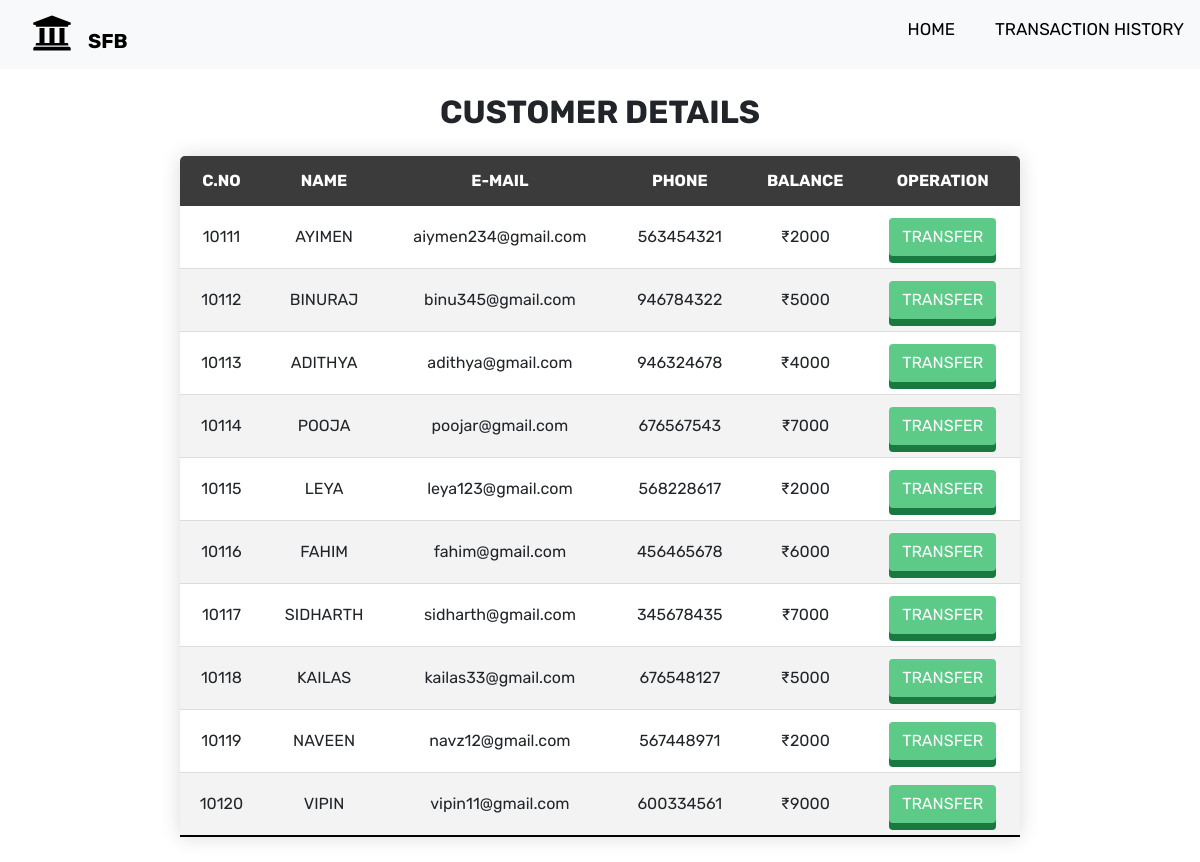
The app's page /usertable.php, older data.
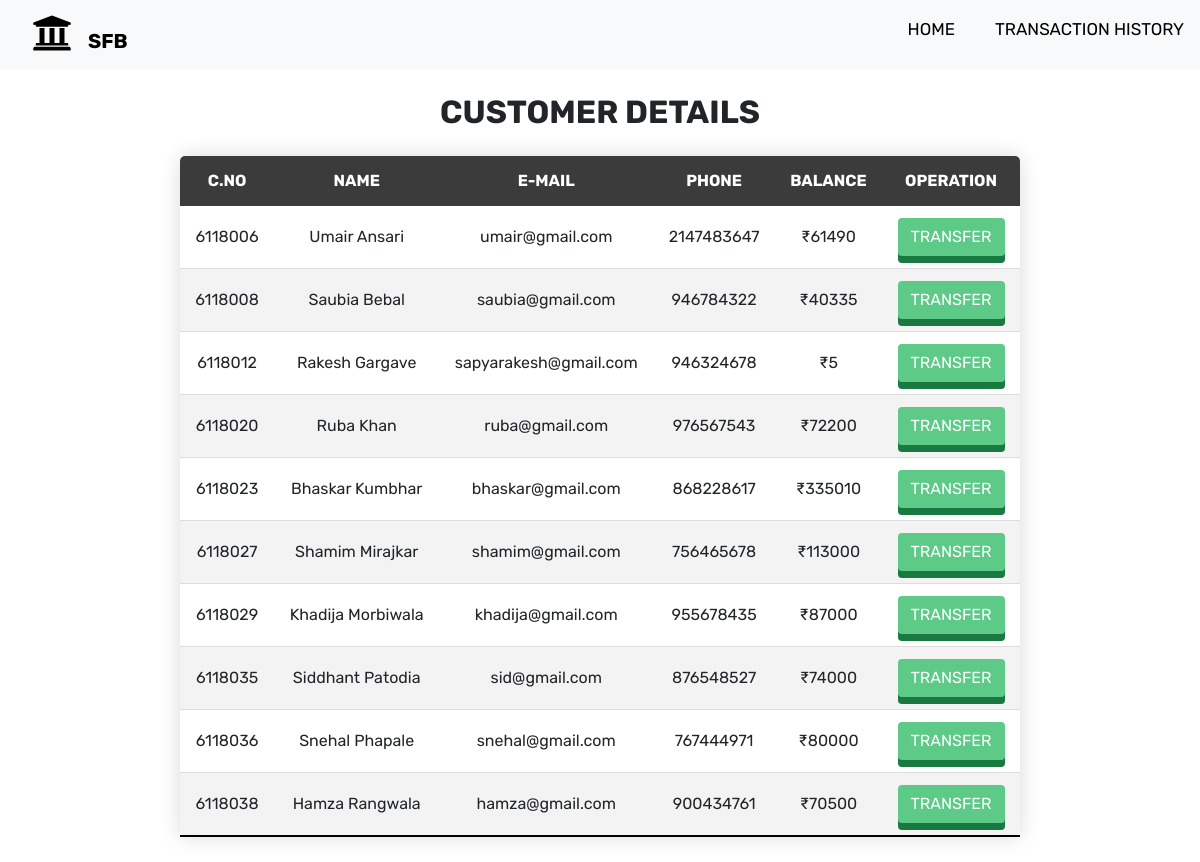
The same page, newer data.
### tables this page shows
CREATE TABLE `sparksusers` (
  `id` int(3) NOT NULL,
  `name` text NOT NULL,
  `email` varchar(30) NOT NULL,
  `phone` int(10) NOT NULL,
  `balance` int(8) NOT NULL
);

### usertable.php (the view, shortened to what this page needs)
<!DOCTYPE html>
<html lang="en">
<head>
    <link rel="stylesheet" href="CSS/table.css">
    <link rel="stylesheet" href="https://stackpath.bootstrapcdn.com/bootstrap/4.3.1/css/bootstrap.min.css"
 />
    <link rel="stylesheet" href="https://use.fontawesome.com/releases/v5.7.2/css/all.css"
>
    <link rel="stylesheet" href="https://stackpath.bootstrapcdn.com/font-awesome/4.7.0/css/font-awesome.min.css">
    <link rel="stylesheet" href="https://cdn.jsdelivr.net/npm/bootstrap@4.5.3/dist/css/bootstrap.min.css">
</head>
<body>
 <?php
     include 'DBCONFIG/config.php';
     $sql = "SELECT * FROM sparksusers";
     $result = mysqli_query($conn,$sql);
 ?>
<?php
   include 'navbar.php';
 ?>
    <div align="center">
    <h2 class="text-center pt-4" style="font-weight:bold;">CUSTOMER DETAILS</h2>
    <table class="content-table">
        <thead>
          <tr>
            <th scope="col" class="text-center py-2">C.NO</th>
            <th scope="col" class="text-center py-2">NAME</th>
            <th scope="col" class="text-center py-2">E-MAIL</th>
            <th scope="col" class="text-center py-2">PHONE</th>
            <th scope="col" class="text-center py-2">BALANCE</th>
            <th scope="col" class="text-center py-2">OPERATION  </th>
          </tr>
        </thead>
        <tbody>
        <?php
                    while($rows=mysqli_fetch_assoc($result)){
                ?>
                    <tr>
                        <td class="text-center py-2"><?php echo $rows['id'] ?></td>
                        <td class="text-center py-2"><?php echo $rows['name']?></td>
                        <td class="text-center py-2"><?php echo $rows['email']?></td>
                        <td class="text-center py-2"><?php echo $rows['phone']?></td>
                        <td class="text-center py-2">₹<?php echo $rows['balance']?></td>
                        <div class="message-wrapper">
                           <div class="container">
                           <td class="text-center"><a href="transact.php?id= <?php echo $rows['id'] ;?>"> <span class="btn message" style="color:white;">TRANSFER</span></a></td>
                           </div>
                       </div>
                   </tr>
                <?php
                    }
                ?>
        </tbody>
      </table>
    </div>
</body>
</html>

Row changes from the older to the newer data that the page shows:
removed sparksusers: id "10111", name "AYIMEN", email "aiymen234@gmail.com", phone "563454321", balance "2000"
removed sparksusers: id "10112", name "BINURAJ", email "binu345@gmail.com", phone "946784322", balance "5000"
removed sparksusers: id "10113", name "ADITHYA", email "adithya@gmail.com", phone "946324678", balance "4000"
removed sparksusers: id "10114", name "POOJA", email "poojar@gmail.com", phone "676567543", balance "7000"
removed sparksusers: id "10115", name "LEYA", email "leya123@gmail.com", phone "568228617", balance "2000"
removed sparksusers: id "10116", name "FAHIM", email "fahim@gmail.com", phone "456465678", balance "6000"
removed sparksusers: id "10117", name "SIDHARTH", email "sidharth@gmail.com", phone "345678435", balance "7000"
removed sparksusers: id "10118", name "KAILAS", email "kailas33@gmail.com", phone "676548127", balance "5000"
removed sparksusers: id "10119", name "NAVEEN", email "navz12@gmail.com", phone "567448971", balance "2000"
removed sparksusers: id "10120", name "VIPIN", email "vipin11@gmail.com", phone "600334561", balance "9000"
added sparksusers: id "6118006", name "Umair Ansari", email "umair@gmail.com", phone "2147483647", balance "61490"
added sparksusers: id "6118008", name "Saubia Bebal", email "saubia@gmail.com", phone "946784322", balance "40335"
added sparksusers: id "6118012", name "Rakesh Gargave", email "sapyarakesh@gmail.com", phone "946324678", balance "5"
added sparksusers: id "6118020", name "Ruba Khan", email "ruba@gmail.com", phone "976567543", balance "72200"
added sparksusers: id "6118023", name "Bhaskar Kumbhar", email "bhaskar@gmail.com", phone "868228617", balance "335010"
added sparksusers: id "6118027", name "Shamim Mirajkar", email "shamim@gmail.com", phone "756465678", balance "113000"
added sparksusers: id "6118029", name "Khadija Morbiwala", email "khadija@gmail.com", phone "955678435", balance "87000"
added sparksusers: id "6118035", name "Siddhant Patodia", email "sid@gmail.com", phone "876548527", balance "74000"
added sparksusers: id "6118036", name "Snehal Phapale", email "snehal@gmail.com", phone "767444971", balance "80000"
added sparksusers: id "6118038", name "Hamza Rangwala", email "hamza@gmail.com", phone "900434761", balance "70500"
